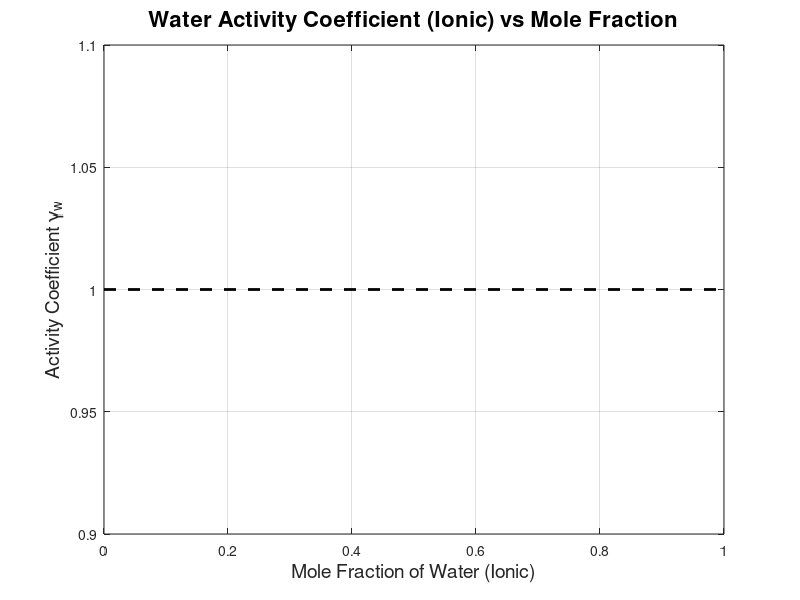
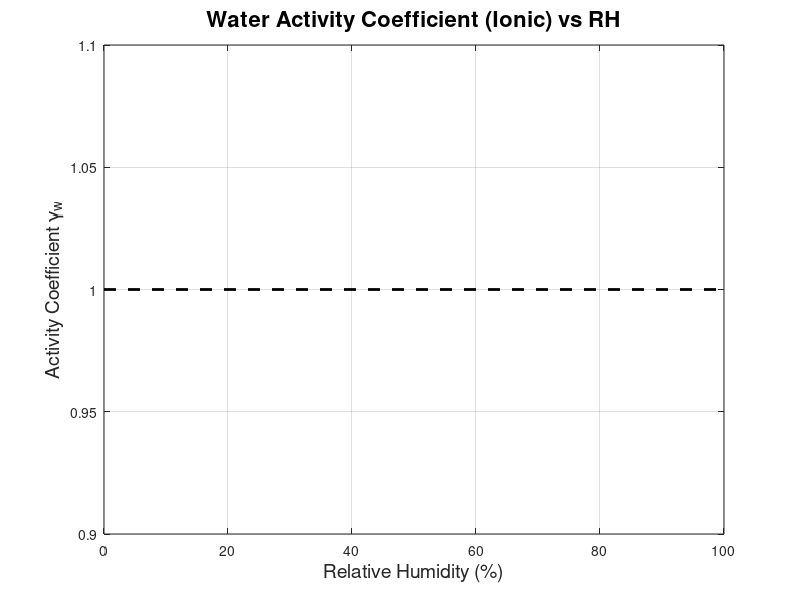

These charts were generated, in order, by the following MATLAB code: (Note: a time limit stopped this script after it produced the figures.)
function plot_water_activity_all_salts()
    close all 
    clear
    clc 
    
    % --- 1. SETUP & PATHS ---
    [filepath,~,~] = fileparts(mfilename('fullpath'));
    addpath(fullfile(filepath, '..', 'calculate_mf'));
    addpath(fullfile(filepath, '..', 'util'));
    
    fig_out_dir = fullfile(filepath, '..', 'figures', 'activity_coefficient');
    if ~exist(fig_out_dir, 'dir')
        mkdir(fig_out_dir);
    end
    fig_out_dir2 = fullfile(filepath, '..', 'figures', 'pitzer_comparisons');
    if ~exist(fig_out_dir2, 'dir')
        mkdir(fig_out_dir2);
    end
    
    T = 25; 
    MWw = 18.015; % g/mol for water
    MWw_kg = 0.018015; % kg/mol for Pitzer calculations
    
    % --- 2. SALT DEFINITIONS ---
    % {salt_name, MW, RH_min, RH_max, function_name, function_args, num_cations, num_anions}
    salt_data = {
        % Endothermic
        {'NaCl', 58.443, 0.765, 0.99, 'calculate_mf_NaCl', 0, 1, 1};
        {'KCl', 74.551, 0.855, 0.99, 'calculate_mf_KCl', 0, 1, 1};
        {'NH4Cl', 53.491, 0.815, 0.99, 'calculate_mf_NH4Cl', 0, 1, 1};
        {'CsCl', 168.363, 0.82, 0.99, 'calculate_mf_CsCl', 0, 1, 1};
        {'NaNO3', 85.00, 0.971, 0.995, 'calculate_mf_NaNO3', 0, 1, 1};
        {'AgNO3', 169.87, 0.865, 0.985, 'calculate_mf_AgNO3', 0, 1, 1};
        {'KI', 165.998, 0.97, 0.995, 'calculate_mf_KI', 0, 1, 1};
        {'LiNO3', 68.95, 0.736, 0.99, 'calculate_mf_LiNO3', 0, 1, 1};
        {'KNO3', 101.10, 0.932, 0.995, 'calculate_mf_KNO3', 0, 1, 1};
        {'NaClO4', 122.44, 0.778, 0.99, 'calculate_mf_NaClO4', 0, 1, 1};
        {'KClO3', 122.55, 0.981, 0.9926, 'calculate_mf_KClO3', 0, 1, 1};
        {'NaBr', 102.89, 0.614, 0.9280, 'calculate_mf_NaBr', 0, 1, 1};
        {'NaI', 149.89, 0.581, 0.9659, 'calculate_mf_NaI', 0, 1, 1};
        {'KBr', 119.00, 0.833, 0.9518, 'calculate_mf_KBr', 0, 1, 1};
        {'RbCl', 120.92, 0.743, 0.9517, 'calculate_mf_RbCl', 0, 1, 1};
        {'CsBr', 212.81, 0.848, 0.9472, 'calculate_mf_CsBr', 0, 1, 1};
        {'CsI', 259.81, 0.913, 0.9614, 'calculate_mf_CsI', 0, 1, 1};
        
        % Exothermic
        {'LiCl', 42.4, 0.12, 0.97, 'calculate_mf_LiCl', 1, 1, 1};
        {'LiOH', 24, 0.85, 0.97, 'calculate_mf_LiOH', 0, 1, 1};
        {'NaOH', 40, 0.23, 0.97, 'calculate_mf_NaOH', 0, 1, 1};
        {'HCl', 36.5, 0.17, 0.97, 'calculate_mf_HCl', 0, 1, 1};
        {'CaCl2', 111, 0.31, 0.97, 'calculate_mf_CaCl', 1, 1, 2};
        {'MgCl2', 95.2, 0.33, 0.97, 'calculate_mf_MgCl', 0, 1, 2};
        {'MgNO3', 148.3, 0.55, 0.9, 'calculate_mf_MgNO3', 0, 1, 2};
        {'LiBr', 86.85, 0.07, 0.97, 'calculate_mf_LiBr', 0, 1, 1};
        {'ZnCl2', 136.3, 0.07, 0.97, 'calculate_mf_ZnCl', 0, 1, 2};
        {'ZnI2', 319.18, 0.25, 0.97, 'calculate_mf_ZnI', 0, 1, 2};
        {'ZnBr2', 225.2, 0.08, 0.85, 'calculate_mf_ZnBr', 0, 1, 2};
        {'LiI', 133.85, 0.18, 0.97, 'calculate_mf_LiI', 0, 1, 1};
        
        % Sulfates
        {'Na2SO4', 142.04, 0.9000, 0.9947, 'calculate_mf_Na2SO4', 0, 2, 1};
        {'K2SO4', 174.26, 0.9730, 0.9948, 'calculate_mf_K2SO4', 0, 2, 1};
        {'NH42SO4', 132.14, 0.8320, 0.9949, 'calculate_mf_NH42SO4', 0, 2, 1};
        {'MgSO4', 120.37, 0.9060, 0.9950, 'calculate_mf_MgSO4', 0, 1, 1};
        {'MnSO4', 151.00, 0.9200, 0.9951, 'calculate_mf_MnSO4', 0, 1, 1};
        {'Li2SO4', 109.94, 0.8540, 0.9946, 'calculate_mf_Li2SO4', 0, 2, 1};
        {'NiSO4', 154.75, 0.9720, 0.9952, 'calculate_mf_NiSO4', 0, 1, 1};
        {'CuSO4', 159.61, 0.9760, 0.9953, 'calculate_mf_CuSO4', 0, 1, 1};
        {'ZnSO4', 161.44, 0.9390, 0.9952, 'calculate_mf_ZnSO4', 0, 1, 1};
        
        % Nitrates/Halides/Chlorates
        {'BaNO3', 261.34, 0.9869, 0.9948, 'calculate_mf_BaNO32', 0, 1, 2};
        {'CaNO3', 164.09, 0.6474, 0.9945, 'calculate_mf_CaNO32', 0, 1, 2};
        {'CaBr2', 199.89, 0.6405, 0.9530, 'calculate_mf_CaBr2', 0, 1, 2};
        {'CaI2', 293.89, 0.8331, 0.9514, 'calculate_mf_CaI2', 0, 1, 2};
        {'SrCl2', 158.53, 0.8069, 0.9768, 'calculate_mf_SrCl2', 0, 1, 2};
        {'SrBr2', 247.43, 0.7786, 0.9561, 'calculate_mf_SrBr2', 0, 1, 2};
        {'SrI2', 341.43, 0.6795, 0.9559, 'calculate_mf_SrI2', 0, 1, 2};
        {'BaCl2', 208.23, 0.9385, 0.9721, 'calculate_mf_BaCl2', 0, 1, 2};
        {'BaBr2', 297.14, 0.8231, 0.9577, 'calculate_mf_BaBr2', 0, 1, 2};
        {'LiClO4', 106.39, 0.7785, 0.9869, 'calculate_mf_LiClO4', 0, 1, 1};
    };
    
    % --- 3. DATA PROCESSING LOOP ---
    num_points = 100;
    all_salts_data = struct();
    
    % Arrays to aggregate ALL data for the master fitting
    master_RH = [];         % 0-100 scale for fitting
    master_GammaIon = [];   % Ionic basis gamma
    master_Molality = [];   % Molality (m)
    master_Nu = [];         % Stoichiometric coefficient (nu)
    
    fprintf('Processing %d salts...\n', length(salt_data));
    
    for s = 1:length(salt_data)
        salt_name = salt_data{s}{1};
        MW = salt_data{s}{2};
        RH_min = salt_data{s}{3};
        RH_max = salt_data{s}{4};
        func_name = salt_data{s}{5};
        func_args = salt_data{s}{6};
        
        n_cat = salt_data{s}{7};
        n_an  = salt_data{s}{8};
        nu = n_cat + n_an; 
        
        RH_vec = linspace(RH_min + 0.001, RH_max - 0.001, num_points);
        mf_salt = zeros(size(RH_vec));
        mf_water = zeros(size(RH_vec));
        x_water_mol = zeros(size(RH_vec));
        x_water_ion = zeros(size(RH_vec));
        
        success = true;
        for i = 1:length(RH_vec)
            try
                if func_args == 1
                    mf_salt(i) = feval(func_name, RH_vec(i), T);
                else
                    mf_salt(i) = feval(func_name, RH_vec(i));
                end
                mf_water(i) = 1 - mf_salt(i);
                
                n_w = mf_water(i) / MWw;
                n_s = mf_salt(i) / MW;
                
                x_water_mol(i) = n_w / (n_w + n_s);
                x_water_ion(i) = n_w / (n_w + (nu * n_s));
                
            catch
                success = false;
                break;
            end
        end
        
        if success
            % Calc Gamma
            gamma_w_mol = RH_vec ./ x_water_mol;
            gamma_w_ion = RH_vec ./ x_water_ion;
            
            % Calc Molality (for Pitzer)
            % m = moles_salt / kg_water
            % m = (n_s) / (n_w * MWw_kg) 
            % From x_water_ion: m = (1/x_ion - 1) / (nu * MWw_kg)
            molality = (1./x_water_ion - 1) ./ (nu * MWw_kg);
            
            % Store Individual Data
            all_salts_data.(salt_name) = struct(...
                'RH', RH_vec, ...
                'x_water_mol', x_water_mol, 'gamma_w_mol', gamma_w_mol, ...
                'x_water_ion', x_water_ion, 'gamma_w_ion', gamma_w_ion, ...
                'molality', molality, ...
                'display_name', salt_name);
                
            % Aggregate Data for Master Fits
            % Filter out NaNs or Infs
            valid_mask = ~isnan(gamma_w_ion) & ~isinf(gamma_w_ion) & ~isnan(molality);
            
            master_RH = [master_RH, RH_vec(valid_mask) * 100]; % Scale 0-100
            master_GammaIon = [master_GammaIon, gamma_w_ion(valid_mask)];
            master_Molality = [master_Molality, molality(valid_mask)];
            master_Nu = [master_Nu, repmat(nu, 1, sum(valid_mask))];
        end
    end
    
    salt_names = fieldnames(all_salts_data);
    num_salts = length(salt_names);
    
    % --- Color Generation ---
    colors = generate_colors(num_salts);
    
    % --- 4. ORIGINAL PLOTTING (Code 1 Functionality) ---
    plot_original_curves(all_salts_data, salt_names, colors, fig_out_dir);
    
    % --- 5. NEW: 4 POLYNOMIAL FITS (Global) ---
    fprintf('Calculating Global Polynomial Fits...\n');
    perform_polynomial_fits(master_RH, master_GammaIon, fig_out_dir);
    
    % --- 6. NEW: PITZER FITTING (Global) ---
    fprintf('Calculating Global Pitzer Fit...\n');
    perform_pitzer_fit(master_RH, master_GammaIon, master_Molality, master_Nu, T, fig_out_dir2);
    
    disp('Done. Check figures folder.');
end

% =========================================================================
%                           SUB-FUNCTIONS
% =========================================================================

function perform_polynomial_fits(x_data, y_data, outdir)
    % x_data is RH (0-100), y_data is Gamma (Ionic)
    
    % Sort for plotting lines cleanly
    [x_sorted, sort_idx] = sort(x_data);
    
    % Definitions
    % Fit 1: Unconstrained Quadratic (y = p1*x^2 + p2*x + p3)
    p1 = polyfit(x_data, y_data, 2);
    y1 = polyval(p1, x_sorted);
    rmse1 = sqrt(mean((polyval(p1, x_data) - y_data).^2));
    eq1 = sprintf('y = %.2e x^2 + %.2e x + %.4f', p1(1), p1(2), p1(3));
    
    % Fit 2: Unconstrained Linear (y = p1*x + p2)
    p2 = polyfit(x_data, y_data, 1);
    y2 = polyval(p2, x_sorted);
    rmse2 = sqrt(mean((polyval(p2, x_data) - y_data).^2));
    eq2 = sprintf('y = %.4f x + %.4f', p2(1), p2(2));
    
    % Fit 3: Constrained Quadratic through (100, 1)
    % Model: y = a(x-100)^2 + b(x-100) + 1
    % Shift vars: Y = y - 1, X1 = (x-100)^2, X2 = (x-100)
    Y_shift = y_data(:) - 1;
    X_shift = x_data(:) - 100;
    X_mat = [X_shift.^2, X_shift];
    coeff3 = X_mat \ Y_shift; % [a; b]
    y3 = coeff3(1)*(x_sorted-100).^2 + coeff3(2)*(x_sorted-100) + 1;
    rmse3 = sqrt(mean(( (coeff3(1)*(x_data-100).^2 + coeff3(2)*(x_data-100) + 1) - y_data ).^2));
    eq3 = sprintf('y = %.2e(x-100)^2 + %.2e(x-100) + 1', coeff3(1), coeff3(2));
    
    % Fit 4: Constrained Linear through (100, 1)
    % Model: y = m(x-100) + 1
    X_lin = x_data(:) - 100;
    coeff4 = X_lin \ Y_shift; % [m]
    y4 = coeff4(1)*(x_sorted-100) + 1;
    rmse4 = sqrt(mean(( (coeff4(1)*(x_data-100) + 1) - y_data ).^2));
    eq4 = sprintf('y = %.4f(x-100) + 1', coeff4(1));

    % Fit 5: Constrained sqrt (fixed)
    y5 = 0.1*sqrt(x_sorted);
    rmse5 = sqrt(mean((y5 - y_data).^2));
    eq5 = sprintf('y = (0.1*sqrt(x))');

    % % Fit 6: Unconstrained sqrt with intercept
    % % Model: y = a*sqrt(x) + b
    % X_sqrt = [sqrt(x_data(:)), ones(size(x_data(:)))];
    % coeff6 = X_sqrt \ y_data(:);   % [a; b]
    % y6 = coeff6(1)*sqrt(x_sorted) + coeff6(2);
    % rmse6 = sqrt(mean((coeff6(1)*sqrt(x_data) + coeff6(2) - y_data).^2));
    % eq6 = sprintf('y = %.4f*sqrt(x) + %.4f', coeff6(1), coeff6(2));
        % Fit 6: Unconstrained sqrt + x*sqrt(x) with intercept
        % Model: y = a*sqrt(x) + b*x*sqrt(x) + c
        X_sqrt2 = [ ...
            sqrt(x_data(:)), ...
            x_data(:).*sqrt(x_data(:)), ...
            ones(size(x_data(:))) ...
        ];
        coeff6 = X_sqrt2 \ y_data(:);   % [a; b; c]
    
        y6 = coeff6(1)*sqrt(x_sorted) + ...
             coeff6(2)*x_sorted.*sqrt(x_sorted) + ...
             coeff6(3);
    
        rmse6 = sqrt(mean( ...
            (coeff6(1)*sqrt(x_data) + ...
             coeff6(2)*x_data.*sqrt(x_data) + ...
             coeff6(3) - y_data).^2 ));
    
        eq6 = sprintf('y = %.4f*sqrt(x) + %.4f*x*sqrt(x) + %.4f', ...
                      coeff6(1), coeff6(2), coeff6(3));


    
    % Plotting
    figure('Position', [100, 100, 1000, 800]);
    scatter(x_data, y_data, 10, [0.7 0.7 0.7], 'filled', 'DisplayName', 'Aggregated Data');
    hold on; grid on; box on;
    
    plot(x_sorted, y1, 'r--', 'LineWidth', 2, 'DisplayName', ['Fit 1 (Quad): ' eq1]);
    plot(x_sorted, y2, 'c--', 'LineWidth', 2, 'DisplayName', ['Fit 2 (Lin): ' eq2]);
    plot(x_sorted, y6, 'k--', 'LineWidth', 3, 'DisplayName', ['Fit 3 (Sqrt): ' eq6]);
    plot(x_sorted, y3, 'b-', 'LineWidth', 2, 'DisplayName', ['Fit 4 (Constr Quad): ' eq3]);
    plot(x_sorted, y4, 'm-', 'LineWidth', 2, 'DisplayName', ['Fit 5 (Constr Lin): ' eq4]);
    plot(x_sorted, y5, 'g-', 'LineWidth', 3, 'DisplayName', ['Fit 6 (Constr Sqrt): ' eq5]);


    
    plot(100, 1, 'kp', 'MarkerSize', 12, 'MarkerFaceColor', 'y', 'DisplayName', 'Constraint (100, 1)');
    
    xlabel('Relative Humidity (%)', 'FontSize', 12, 'FontWeight', 'bold');
    ylabel('Activity Coeff \gamma_w (Ionic Basis)', 'FontSize', 12, 'FontWeight', 'bold');
    title('Global Polynomial Fits to Aggregated Data', 'FontSize', 14, 'FontWeight', 'bold');
    legend('Location', 'southwest', 'FontSize', 9);
    % ylim([0.8 1.4]);
    xlim([0 100]);
    
    % Add Text Box for RMSE
    stats_str = {
        'RMSE Values:';
        sprintf('1. Quad: %.4f', rmse1);
        sprintf('2. Lin: %.4f', rmse2);
        sprintf('3. Sqrt: %.4f', rmse6);
        sprintf('4. Constr Quad: %.4f', rmse3);
        sprintf('5. Constr Lin: %.4f', rmse4);
        sprintf('6. Constr Sqrt: %.4f', rmse5);

    };
    annotation('textbox', [0.15 0.6 0.2 0.2], 'String', stats_str, 'FitBoxToText', 'on', 'BackgroundColor', 'w');
    
    print(fullfile(outdir, 'Activity_Coefficient_Ionic_vs_RH_Polynomial_Fits'), '-dpng', '-r300');
end

function perform_pitzer_fit(rh_vec, gamma_obs_vec, m_vec, nu_vec, T, outdir)
    % --- DEFINE SUBSETS ---
    idx_11 = (nu_vec == 2);      % 1:1 salts (e.g., NaCl)
    idx_non11 = (nu_vec ~= 2);   % Non 1:1 salts (e.g., MgCl2, Na2SO4)

    % --- HELPER FOR OPTIMIZATION (UNWEIGHTED) ---
    function [b0, b1, Cp, rmse, nu_mean] = run_fit(indices)
        rh_sub = rh_vec(indices);
        g_sub = gamma_obs_vec(indices);
        m_sub = m_vec(indices);
        nu_sub = nu_vec(indices);
        
        nu_mean = mean(nu_sub);
        
        % Use standard objective (no weights)
        cost_func = @(p) pitzer_objective(p, rh_sub, g_sub, m_sub, nu_sub, T);
        
        opts = optimset('Display', 'off', 'TolFun', 1e-7, 'MaxFunEvals', 3000, 'MaxIter', 1000);
        p_opt = fminsearch(cost_func, [0.1, 0.1, 0.001], opts);
        p_opt = fminsearch(cost_func, p_opt, opts); % Restart
        
        b0 = p_opt(1); b1 = p_opt(2); Cp = p_opt(3);
        
        % Standard RMSE
        g_fit = zeros(size(rh_sub));
        for k=1:length(rh_sub)
            [g_fit(k), ~] = calculate_pitzer_point(m_sub(k), nu_sub(k), T, b0, b1, Cp);
        end
        rmse = sqrt(mean((g_fit - g_sub).^2));
    end

    % --- RUN FITS ---
    fprintf('  > Fitting Global (Unweighted)...\n');
    [b0_all, b1_all, Cp_all, rmse_all, nu_all] = run_fit(1:length(rh_vec));
    
    fprintf('  > Fitting 1:1 Salts (Unweighted)...\n');
    [b0_11, b1_11, Cp_11, rmse_11, nu_11] = run_fit(idx_11);
    
    fprintf('  > Fitting Non-1:1 Salts (Unweighted)...\n');
    [b0_non, b1_non, Cp_non, rmse_non, nu_non] = run_fit(idx_non11);

    % --- PLOTTING ---
    figure('Position', [100, 50, 800, 1200], 'Color', 'w');
    t = tiledlayout(3, 1, 'Padding', 'compact', 'TileSpacing', 'compact');
    
    % Helper to plot curve
    plot_model = @(b0, b1, cp, nu_val, col, style) ...
        plot_pitzer_curve(b0, b1, cp, nu_val, max(m_vec), T, col, style);

    % --- SUBPLOT 1: GLOBAL ---
    nexttile;
    hold on; grid on; box on;
    scatter(rh_vec, gamma_obs_vec, 15, [0.6 0.6 0.6], 'filled'); % All Grey
    plot_model(b0_all, b1_all, Cp_all, nu_all, 'r', '-');
    plot(100, 1, 'kp', 'MarkerSize', 10, 'MarkerFaceColor', 'y');
    ylabel('\gamma_w (Ionic)');
    title(sprintf('Global Fit (All Salts, Mean \\nu=%.2f)', nu_all), 'FontWeight', 'bold');
    text(5, 1.05, sprintf('RMSE: %.4f\n\\beta_0: %.4f\n\\beta_1: %.4f\nC_{\\phi}: %.4f', ...
        rmse_all, b0_all, b1_all, Cp_all), 'FontSize', 9, 'BackgroundColor', 'w', 'EdgeColor', 'k');
    xlim([0 100]);

    % --- SUBPLOT 2: 1:1 ONLY ---
    nexttile;
    hold on; grid on; box on;
    scatter(rh_vec(~idx_11), gamma_obs_vec(~idx_11), 10, [0.8 0.8 0.8], 'filled'); 
    scatter(rh_vec(idx_11), gamma_obs_vec(idx_11), 15, 'b', 'filled'); 
    plot_model(b0_11, b1_11, Cp_11, nu_11, 'b', '-');
    plot(100, 1, 'kp', 'MarkerSize', 10, 'MarkerFaceColor', 'y');
    ylabel('\gamma_w (Ionic)');
    title('1:1 Salts Only (e.g., NaCl, KCl)', 'FontWeight', 'bold', 'Color', 'b');
    text(5, 1.05, sprintf('RMSE: %.4f\n\\beta_0: %.4f\n\\beta_1: %.4f\nC_{\\phi}: %.4f', ...
        rmse_11, b0_11, b1_11, Cp_11), 'FontSize', 9, 'BackgroundColor', 'w', 'EdgeColor', 'b');
    xlim([0 100]);

    % --- SUBPLOT 3: NON-1:1 ONLY ---
    nexttile;
    hold on; grid on; box on;
    scatter(rh_vec(idx_11), gamma_obs_vec(idx_11), 10, [0.8 0.8 0.8], 'filled'); 
    scatter(rh_vec(idx_non11), gamma_obs_vec(idx_non11), 15, [0 0.5 0], 'filled'); 
    plot_model(b0_non, b1_non, Cp_non, nu_non, [0 0.5 0], '-');
    plot(100, 1, 'kp', 'MarkerSize', 10, 'MarkerFaceColor', 'y');
    xlabel('Relative Humidity (%)');
    ylabel('\gamma_w (Ionic)');
    title(sprintf('Non-1:1 Salts Only (e.g., MgCl2, Na2SO4, Mean \\nu=%.2f)', nu_non), ...
        'FontWeight', 'bold', 'Color', [0 0.5 0]);
    text(5, 1.05, sprintf('RMSE: %.4f\n\\beta_0: %.4f\n\\beta_1: %.4f\nC_{\\phi}: %.4f', ...
        rmse_non, b0_non, b1_non, Cp_non), 'FontSize', 9, 'BackgroundColor', 'w', 'EdgeColor', [0 0.5 0]);
    xlim([0 100]);

    exportgraphics(gcf, fullfile(outdir, 'Pitzer_Subplots_Analysis.png'), 'Resolution', 300);
end

function sse = pitzer_objective(params, rh_vec, gamma_obs, m_vec, nu_vec, T)
    b0 = params(1); b1 = params(2); Cp = params(3);
    sse = 0;
    count = 0;
    
    for i = 1:length(m_vec)
        m = m_vec(i);
        nu = nu_vec(i);
        
        [gamma_calc, ~] = calculate_pitzer_point(m, nu, T, b0, b1, Cp);
        
        if ~isnan(gamma_calc)
            sse = sse + (gamma_calc - gamma_obs(i))^2;
            count = count + 1;
        end
    end
    if count == 0, sse = 1e9; end
end

function [gamma_calc, aw_calc] = calculate_pitzer_point(m, nu, T, b0, b1, Cp)
    % Calculates Gamma and Aw for a single point
    % Constants
    MWw_kg = 0.018015;
    b = 1.2;
    alpha1 = 2.0; alpha2 = 0; beta2 = 0;
    
    % Ionic Strength Estimate (Approximate based on nu)
    % For 1:1, I=m. For 2:1, I=3m.
    if nu == 2, I = m; zM=1; zX=1; vM=1; vX=1;
    elseif nu == 3, I = 3*m; zM=2; zX=1; vM=1; vX=2; % Assume M X2 type
    else, I = 0.5*nu*m; zM=1; zX=1; vM=1; vX=1; % Fallback
    end
    
    sqrt_I = sqrt(I);
    
    % Debye-Huckel
    A_phi = 0.3915 * (1 + 0.0018 * (T + 273.15 - 298.15));
    term_DH = -A_phi * (sqrt_I / (1 + b * sqrt_I));
    
    % Pitzer Terms
    B_phi = b0 + b1 * exp(-alpha1 * sqrt_I);
    
    % Stoich factors
    z_factor = abs(zM * zX);
    factor_B = (2 * vM * vX) / nu;
    factor_C = (2 * (vM * vX)^1.5) / nu;
    
    % Osmotic Coeff Phi
    phi = 1 + z_factor * term_DH + m * factor_B * B_phi + m^2 * factor_C * Cp;
    
    % Water Activity
    ln_aw = -phi * nu * m * MWw_kg;
    aw_calc = exp(ln_aw);
    
    % Gamma Calculation
    % gamma = aw / x_w_ion
    % x_w_ion = 1 / (1 + nu * m * MWw_kg)
    x_w_ion = 1 / (1 + nu * m * MWw_kg);
    gamma_calc = aw_calc / x_w_ion;
end

function plot_original_curves(all_salts_data, salt_names, colors, fig_out_dir)
    num_salts = length(salt_names);
    
    % 1. Gamma vs Mol Fraction (Ionic)
    figure('Position', [100, 100, 1200, 800]); hold on; grid on; box on;
    for s = 1:num_salts
        data = all_salts_data.(salt_names{s});
        plot(data.x_water_ion, data.gamma_w_ion, 'LineWidth', 2.5, 'color', colors(s,:), 'DisplayName', data.display_name);
        text(data.x_water_ion(1), data.gamma_w_ion(1), ['  ' data.display_name], 'Color', colors(s,:), 'FontSize', 9, 'FontWeight', 'bold');
    end
    plot([0 1], [1 1], 'k--', 'LineWidth', 2, 'DisplayName', 'Ideal');
    xlabel('Mole Fraction of Water (Ionic)', 'FontSize', 14); ylabel('Activity Coefficient \gamma_w', 'FontSize', 14);
    title('Water Activity Coefficient (Ionic) vs Mole Fraction', 'FontSize', 16);
    xlim([0.0 1.0]);
    print(fullfile(fig_out_dir, 'Activity_Coefficient_Ionic_vs_MoleFraction'), '-dpng', '-r300');
    
    % 2. Gamma vs RH
    figure('Position', [150, 150, 1200, 800]); hold on; grid on; box on;
    for s = 1:num_salts
        data = all_salts_data.(salt_names{s});
        plot(data.RH*100, data.gamma_w_ion, 'LineWidth', 2.5, 'color', colors(s,:), 'DisplayName', data.display_name);
        text(data.RH(1)*100, data.gamma_w_ion(1), ['  ' data.display_name], 'Color', colors(s,:), 'FontSize', 9, 'FontWeight', 'bold');
    end
    plot([0 100], [1 1], 'k--', 'LineWidth', 2, 'DisplayName', 'Ideal');
    xlabel('Relative Humidity (%)', 'FontSize', 14); ylabel('Activity Coefficient \gamma_w', 'FontSize', 14);
    title('Water Activity Coefficient (Ionic) vs RH', 'FontSize', 16);
    xlim([0 100]);
    print(fullfile(fig_out_dir, 'Activity_Coefficient_Ionic_vs_RH'), '-dpng', '-r300');

    % 2b. Gamma vs RH and x_w vs RH
    figure('Position', [150, 150, 1200, 800]); hold on; grid on; box on;
    for s = 1:num_salts
        data = all_salts_data.(salt_names{s});
        plot(data.RH*100, data.gamma_w_ion, 'LineWidth', 2.5, 'color', colors(s,:), 'DisplayName', data.display_name);
        plot(data.RH*100, data.x_water_ion, 'LineWidth', 2.5, 'color', colors(s,:), 'DisplayName', data.display_name);
        text(data.RH(1)*100, data.gamma_w_ion(1), ['  ' data.display_name], 'Color', colors(s,:), 'FontSize', 9, 'FontWeight', 'bold');
    end
    plot([0 100], [1 1], 'k--', 'LineWidth', 2, 'DisplayName', 'Ideal');
    xlabel('Relative Humidity (%)', 'FontSize', 14); ylabel('Activity Coefficient $\gamma_w$ or Mole Fraction $x_w$','FontSize', 14, 'Interpreter', 'latex');
    title('Water Activity Coefficient (Ionic) and Mole Fraction vs RH', 'FontSize', 16);
    xlim([0 100]);
    print(fullfile(fig_out_dir, 'Activity_Coefficient_and_Mol_Ionic_vs_RH'), '-dpng', '-r300');

    % 2c. Gamma vs RH and x_w vs RH ln
    figure('Position', [150, 150, 1200, 800]); hold on; grid on; box on;
    for s = 1:num_salts
        data = all_salts_data.(salt_names{s});
        plot(data.RH*100, log(data.gamma_w_ion), 'LineWidth', 2.5, 'color', colors(s,:), 'DisplayName', data.display_name);
        plot(data.RH*100, log(data.x_water_ion), 'LineWidth', 2.5, 'color', colors(s,:), 'DisplayName', data.display_name);
        text((data.RH(1)*100), log(data.gamma_w_ion(1)), ['  ' data.display_name], 'Color', colors(s,:), 'FontSize', 9, 'FontWeight', 'bold');
    end
    plot([0 100], [0 0], 'k--', 'LineWidth', 2, 'DisplayName', 'Ideal');
    xlabel('Relative Humidity (%)', 'FontSize', 14); ylabel('ln(Activity Coefficient $\gamma_w$) or ln(Mole Fraction $x_w$)','FontSize', 14, 'Interpreter', 'latex');
    title('ln(Water Activity Coefficient (Ionic)) and ln(Water Mole Fraction (Ionic))  vs RH', 'FontSize', 16);
    % xlim([0 100]);
    print(fullfile(fig_out_dir, 'Activity_Coefficient_and_Mol_Ionic_vs_RH_Ln'), '-dpng', '-r300');

    % 2d. Gamma vs RH and x_w vs RH ln
    figure('Position', [150, 150, 1200, 800]); hold on; grid on; box on;
    for s = 1:num_salts
        data = all_salts_data.(salt_names{s});
        plot(log(data.RH), log(data.gamma_w_ion), 'LineWidth', 2.5, 'color', colors(s,:), 'DisplayName', data.display_name);
        plot(log(data.RH), log(data.x_water_ion), 'LineWidth', 2.5, 'color', colors(s,:), 'DisplayName', data.display_name);
        text(log(data.RH(1)), log(data.gamma_w_ion(1)), ['  ' data.display_name], 'Color', colors(s,:), 'FontSize', 9, 'FontWeight', 'bold');
    end
    plot([-2.5 0], [0 0], 'k--', 'LineWidth', 2, 'DisplayName', 'Ideal');
    xlabel('ln (Relative Humidity (Fractional)', 'FontSize', 14); ylabel('ln(Activity Coefficient $\gamma_w$) or ln(Mole Fraction $x_w$)','FontSize', 14, 'Interpreter', 'latex');
    title('ln(Water Activity Coefficient (Ionic)) and ln(Water Mole Fraction (Ionic))  vs ln(RH)', 'FontSize', 16);
    % xlim([0 100]);
    print(fullfile(fig_out_dir, 'Activity_Coefficient_and_Mol_Ionic_vs_RH_Fractional_Ln'), '-dpng', '-r300');
    
    % 3. Scatter at 90% RH
    figure('Position', [200, 200, 900, 700]); hold on; grid on; box on;
    target_RH = 0.90;
    for s = 1:num_salts
        data = all_salts_data.(salt_names{s});
        rh_lower = min(data.RH);
        gamma_at_90 = interp1(data.RH, data.gamma_w_ion, target_RH, 'linear', NaN);
        if ~isnan(gamma_at_90)
            scatter(rh_lower * 100, gamma_at_90, 80, colors(s,:), 'filled', 'MarkerEdgeColor', 'k');
            text(rh_lower * 100, gamma_at_90+0.002, [' ' data.display_name], 'Color', colors(s,:), 'FontSize', 9, 'FontWeight', 'bold');
        end
    end
    yline(1.0, 'k--', 'Ideal');
    xlabel('Lower Bound RH (%)'); ylabel(['\gamma_w at ' num2str(target_RH*100) '% RH']);
    title('Screening: Non-Ideality vs Deliquescence', 'FontSize', 14);
    print(fullfile(fig_out_dir, 'Gamma90_vs_LowerBoundRH'), '-dpng', '-r300');
end

function colors = generate_colors(num_salts)
    colors = zeros(num_salts, 3);
    golden_angle = 0.38196601125; 
    for i = 1:num_salts
        hue = mod((i-1) * golden_angle, 1.0);
        sat = 0.85 + 0.15 * sin(i * 0.5); 
        val = 0.85 + 0.15 * cos(i * 0.4);
        colors(i,:) = hsv2rgb([hue, sat, val]);
    end
end

function plot_pitzer_curve(b0, b1, cp, nu_val, max_m, T, col, style)
    m_plot = linspace(0.1, max_m, 100);
    g_curve = zeros(size(m_plot));
    rh_curve = zeros(size(m_plot));
    for i=1:length(m_plot)
        [g_curve(i), aw_tmp] = calculate_pitzer_point(m_plot(i), nu_val, T, b0, b1, cp);
        rh_curve(i) = aw_tmp * 100;
    end
    plot(rh_curve, g_curve, 'Color', col, 'LineStyle', style, 'LineWidth', 2.5);
end
